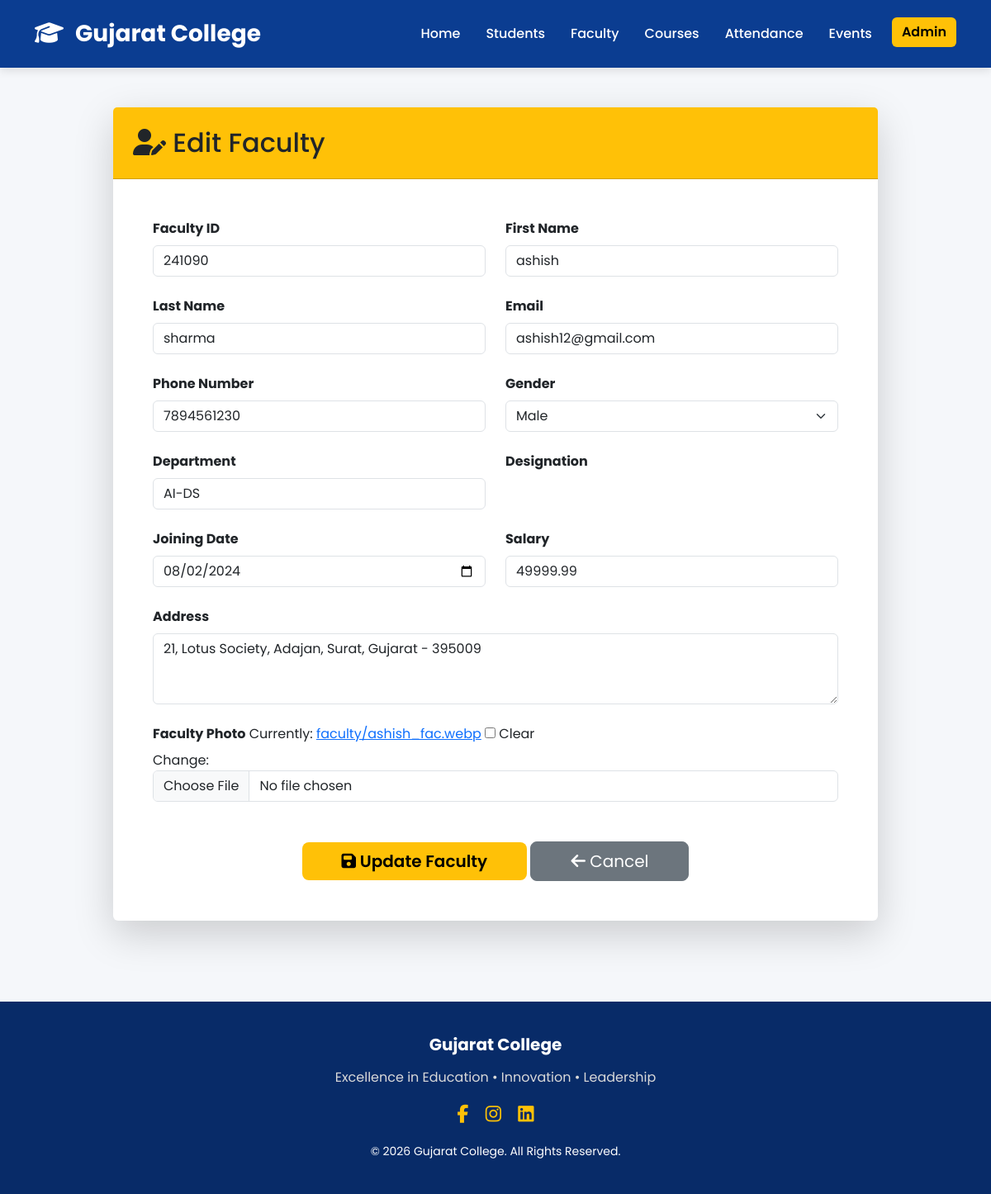
Screenshot of /faculty/1/edit/ (signed in) with the database file from the repository.
### faculty/models.py (models this page shows, shortened)
class Faculty(models.Model):
    GENDER_CHOICES = (
        ("Male", "Male"),
        ("Female", "Female"),
        ("Other", "Other"),
    )
    faculty_id = models.CharField(
        max_length=20,
        unique=True
    )
    first_name = models.CharField(
        max_length=100
    )
    last_name = models.CharField(
        max_length=100
    )
    email = models.EmailField(
        unique=True
    )
    phone = models.CharField(
        max_length=15
    )
    gender = models.CharField(
        max_length=10,
        choices=GENDER_CHOICES
    )
    qualification = models.CharField(
        max_length=100
    )
    department = models.CharField(
        max_length=100
    )
    experience = models.PositiveIntegerField()
    joining_date = models.DateField()
    salary = models.DecimalField(
        max_digits=10,
        decimal_places=2
    )
    photo = models.ImageField(
        upload_to="faculty/",
        blank=True,
        null=True
    )
    address = models.TextField()
    created_at = models.DateTimeField(
        auto_now_add=True
    )
    updated_at = models.DateTimeField(
        auto_now=True
    )
    class Meta:
        ordering = ["faculty_id"]

### faculty/views.py (the view)
@login_required(login_url="login")
def edit_faculty(request, pk):
    faculty = get_object_or_404(Faculty, pk=pk)
    if request.method == "POST":
        form = FacultyForm(
            request.POST,
            request.FILES,
            instance=faculty
        )
        if form.is_valid():
            form.save()
            messages.success(
                request,
                "Faculty Updated Successfully."
            )
            return redirect("faculty_list")
    else:
        form = FacultyForm(instance=faculty)
    return render(
        request,
        "faculty/edit_faculty.html",
        {
            "form": form,
            "faculty": faculty
        }
    )

### templates/faculty/edit_faculty.html (shortened to what this page needs)
{% extends 'base.html' %}
{% block content %}
<div class="container py-5">
    <div class="row justify-content-center">
        <div class="col-lg-10">
            <div class="card shadow-lg border-0">
                <div class="card-header bg-warning text-dark p-4">
                    <h2 class="mb-0">
                        <i class="fas fa-user-edit"></i>
                        Edit Faculty
                    </h2>
                </div>
                <div class="card-body p-5">
                    <form method="POST" enctype="multipart/form-data">
                        <div class="row">
                            <div class="col-md-6 mb-4">
                                <label class="form-label fw-bold">
                                    Faculty ID
                                </label>
                                {{ form.faculty_id }}
                            </div>
                            <div class="col-md-6 mb-4">
                                <label class="form-label fw-bold">
                                    First Name
                                </label>
                                {{ form.first_name }}
                            </div>
                            <div class="col-md-6 mb-4">
                                <label class="form-label fw-bold">
                                    Last Name
                                </label>
                                {{ form.last_name }}
                            </div>
                            <div class="col-md-6 mb-4">
                                <label class="form-label fw-bold">
                                    Email
                                </label>
                                {{ form.email }}
                            </div>
                            <div class="col-md-6 mb-4">
                                <label class="form-label fw-bold">
                                    Phone Number
                                </label>
                                {{ form.phone }}
                            </div>
                            <div class="col-md-6 mb-4">
                                <label class="form-label fw-bold">
                                    Gender
                                </label>
                                {{ form.gender }}
                            </div>
                            <div class="col-md-6 mb-4">
                                <label class="form-label fw-bold">
                                    Department
                                </label>
                                {{ form.department }}
                            </div>
                            <div class="col-md-6 mb-4">
                                <label class="form-label fw-bold">
                                    Designation
                                </label>
                            </div>
                            <div class="col-md-6 mb-4">
                                <label class="form-label fw-bold">
                                    Joining Date
                                </label>
                                {{ form.joining_date }}
                            </div>
                            <div class="col-md-6 mb-4">
                                <label class="form-label fw-bold">
                                    Salary
                                </label>
                                {{ form.salary }}
                            </div>
                            <div class="col-md-12 mb-4">
                                <label class="form-label fw-bold">
                                    Address
                                </label>
                                {{ form.address }}
                            </div>
                            <div class="col-md-12 mb-4">
                                <label class="form-label fw-bold">
                                    Faculty Photo
                                </label>
                                {{ form.photo }}
                            </div>
                        </div>
                        <div class="text-center mt-4">
                            <button type="submit"
                                    class="btn btn-warning btn-lg px-5">
                                <i class="fas fa-save"></i>
                                Update Faculty
                            </button>
                            <a href="{% url 'faculty_list' %}"
                               class="btn btn-secondary btn-lg px-5">
                                <i class="fas fa-arrow-left"></i>
                                Cancel
                            </a>
                        </div>
                    </form>
                </div>
            </div>
        </div>
    </div>
</div>
{% endblock %}

### static/css/style.css (style rules this page uses)
* { margin:0; padding:0; box-sizing:border-box; font-family:'Poppins',sans-serif; }
body { background:#f5f7fa; color:#333; }
.btn-warning { background:#ffc107; border:none; color:#000; font-weight:600; }

### rows the page displays
Faculty: faculty_id "241090", first_name "ashish", last_name "sharma", email "ashish12@gmail.com", phone "7894561230", gender "Male", department "AI-DS", joining_date "08/02/2024", salary "49999.99", address "21, Lotus Society, Adajan, Surat, Gujarat - 395009"
